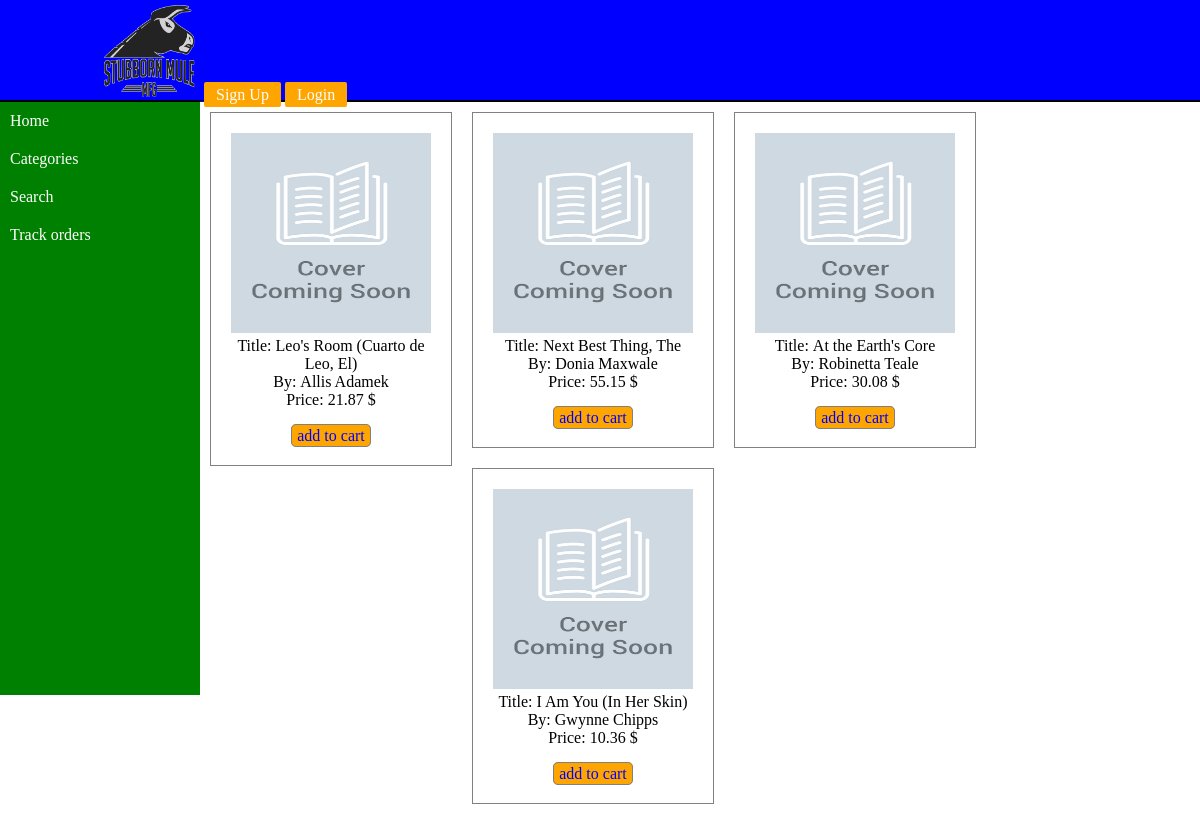
Screenshot of /categories.php?id=1 with the database file from the repository.
### tables this page shows
CREATE TABLE `menu` (
  `id` int(6) NOT NULL,
  `name` text NOT NULL
);

CREATE TABLE `books` (
  `id` int(6) NOT NULL,
  `category_id` int(6) NOT NULL,
  `author` text NOT NULL,
  `title` text NOT NULL,
  `price` decimal(10,2) NOT NULL
);

### categories.php (the view, shortened to what this page needs)
<?php
include 'config.php';
include 'header.php';
include 'menu.php';
if(isset($_GET['id'])):
    $query_prod = "SELECT * FROM books WHERE category_id = '".$_GET['id']."' ";
    $row_prod=mysqli_query($conn,$query_prod);
    while($result_prod = $row_prod->fetch_assoc()):?>
    <div class="books">
        <img src="img/placeholder.png" width="200" height="200">
        <span>Title:&nbsp;<?php echo $result_prod['title'] ?></span><br>
        <span>By:&nbsp;<?php echo $result_prod['author'] ?></span><br>
        <span>Price:&nbsp;<?php echo $result_prod['price'] ?>&nbsp;$</span><br><br>
        <a href="" class="addto">add to cart</a>
    </div>
<?php endwhile;
endif;?>

### config.php (shortened to what this page needs)
<!DOCTYPE html>
 <html>
 <head>
     <link rel="stylesheet" href="style.css">
 </head>
 <body>
 </body>
 </html>

### header.php (shortened to what this page needs)
<header>
<a href="index.php" class="logo">
<img src="img/logo/mule1.png" alt="mule" width="100" height="100">
</a>
    <a href="signup.php" class="auth">Sign Up</a>
    <a href="login.php" class="auth">Login</a>
</header>

### menu.php
<?php
$query = "SELECT * FROM menu";
$row = mysqli_query($conn,$query);
?>
<aside>
    <ul>
    <?php
        while($result = $row->fetch_assoc()): ?>
        <li>
            <a href=<?php echo strtolower(str_replace(" ", "", $result['name'])) .'.php'?>><?php echo $result['name'] ?></a>
        </li>
        <?php endwhile;?>
    </ul>
</aside>

### style.css (style rules this page uses)
* { padding:0px; margin:0px; }
header { height:100px; border-bottom:2px solid black; background-color: blue; }
header .logo { margin-left:100px; }
ul li { padding:10px; }
aside ul li a { text-decoration: none;color:white; }
aside { width:200px; background-color: green; height:593px; float:left; }
.auth { text-decoration: none;padding:4px 12px;background-color:orange;border-radius:2px;color:white; }
.books { position:relative; border:1px solid grey; width:200px; padding:20px; float:left; margin:10px; text-align:center; }
.addto { text-decoration: none; border:1px solid grey; margin-top:5px; padding:2px 5px; border-radius:5px; color:blue; background-color:orange; }

### rows the page displays
menu: name "Home"
menu: name "Categories"
menu: name "Search"
menu: name "Track orders"
books: title "Leo's Room (Cuarto de Leo, El)", author "Allis Adamek", price "21.87"
books: title "Next Best Thing, The", author "Donia Maxwale", price "55.15"
books: title "At the Earth's Core", author "Robinetta Teale", price "30.08"
books: title "I Am You (In Her Skin)", author "Gwynne Chipps", price "10.36"
